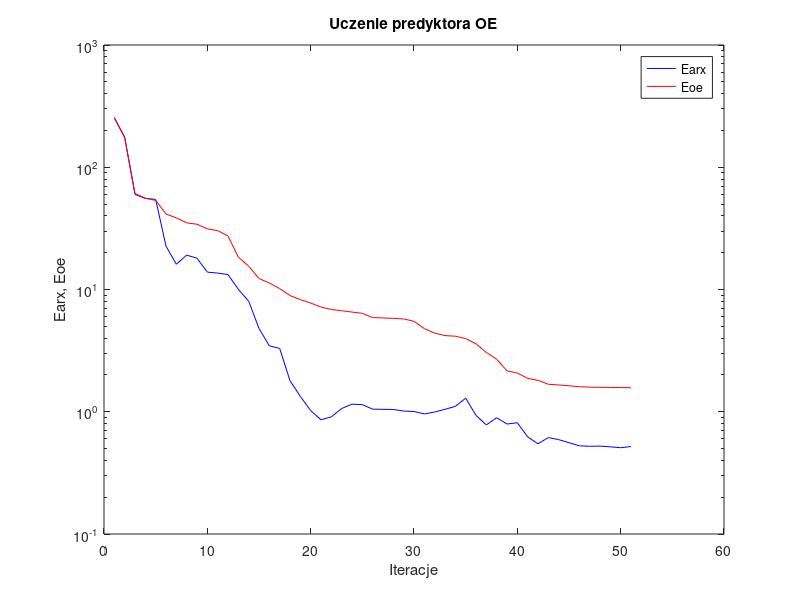
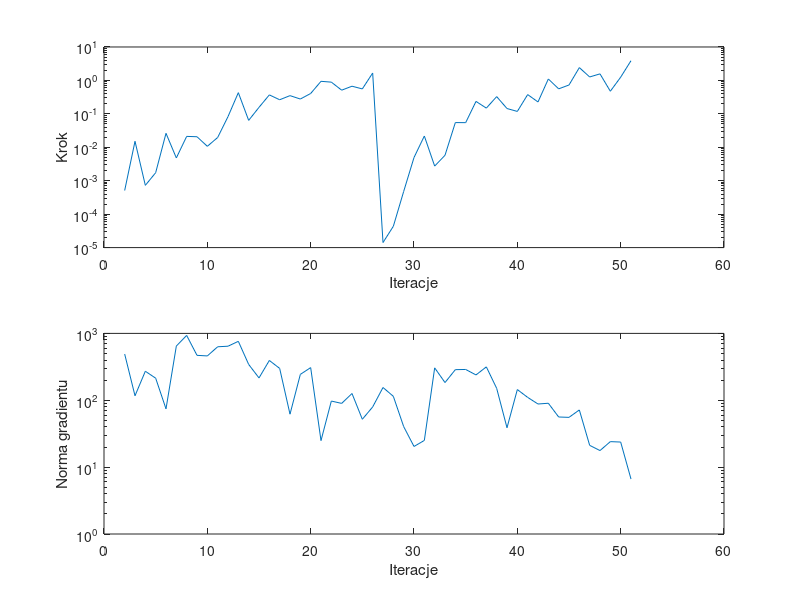

Recreate these plots in MATLAB, in order.
%uczenie predyktora oe
clear all;
n=0; farx(n+1)=2.547239e+002; foe(n+1)=2.528892e+002; wspucz(n+1)=0.000000e+000; ng(n+1)=0.000000e+000;
%odnowa zmiennej metryki
n=1; farx(n+1)=1.760502e+002; foe(n+1)=1.748082e+002; krok(n+1)=5.100741e-004; ng(n+1)=4.914118e+002;
n=2; farx(n+1)=5.996080e+001; foe(n+1)=6.083577e+001; krok(n+1)=1.511671e-002; ng(n+1)=1.167261e+002;
n=3; farx(n+1)=5.557935e+001; foe(n+1)=5.585521e+001; krok(n+1)=7.273797e-004; ng(n+1)=2.716208e+002;
n=4; farx(n+1)=5.461140e+001; foe(n+1)=5.357740e+001; krok(n+1)=1.739067e-003; ng(n+1)=2.138670e+002;
n=5; farx(n+1)=2.263873e+001; foe(n+1)=4.146498e+001; krok(n+1)=2.617232e-002; ng(n+1)=7.439246e+001;
n=6; farx(n+1)=1.609174e+001; foe(n+1)=3.853382e+001; krok(n+1)=4.800362e-003; ng(n+1)=6.468163e+002;
n=7; farx(n+1)=1.911010e+001; foe(n+1)=3.509330e+001; krok(n+1)=2.118041e-002; ng(n+1)=9.328159e+002;
n=8; farx(n+1)=1.802952e+001; foe(n+1)=3.418060e+001; krok(n+1)=2.067140e-002; ng(n+1)=4.695182e+002;
n=9; farx(n+1)=1.386561e+001; foe(n+1)=3.133393e+001; krok(n+1)=1.069268e-002; ng(n+1)=4.603108e+002;
n=10; farx(n+1)=1.362738e+001; foe(n+1)=3.031435e+001; krok(n+1)=1.964862e-002; ng(n+1)=6.308246e+002;
n=11; farx(n+1)=1.323552e+001; foe(n+1)=2.738497e+001; krok(n+1)=8.268560e-002; ng(n+1)=6.431919e+002;
n=12; farx(n+1)=1.003628e+001; foe(n+1)=1.839365e+001; krok(n+1)=4.306047e-001; ng(n+1)=7.609467e+002;
n=13; farx(n+1)=8.030190e+000; foe(n+1)=1.552954e+001; krok(n+1)=6.385486e-002; ng(n+1)=3.434489e+002;
n=14; farx(n+1)=4.797768e+000; foe(n+1)=1.228617e+001; krok(n+1)=1.565625e-001; ng(n+1)=2.157189e+002;
n=15; farx(n+1)=3.462108e+000; foe(n+1)=1.130271e+001; krok(n+1)=3.691454e-001; ng(n+1)=3.937926e+002;
n=16; farx(n+1)=3.295512e+000; foe(n+1)=1.018296e+001; krok(n+1)=2.640676e-001; ng(n+1)=2.994779e+002;
n=17; farx(n+1)=1.794861e+000; foe(n+1)=8.924928e+000; krok(n+1)=3.505976e-001; ng(n+1)=6.193225e+001;
n=18; farx(n+1)=1.334875e+000; foe(n+1)=8.262653e+000; krok(n+1)=2.775732e-001; ng(n+1)=2.437376e+002;
n=19; farx(n+1)=1.021882e+000; foe(n+1)=7.748021e+000; krok(n+1)=4.065930e-001; ng(n+1)=3.078033e+002;
n=20; farx(n+1)=8.601028e-001; foe(n+1)=7.181238e+000; krok(n+1)=9.397835e-001; ng(n+1)=2.492634e+001;
n=21; farx(n+1)=9.089398e-001; foe(n+1)=6.861718e+000; krok(n+1)=8.885059e-001; ng(n+1)=9.730288e+001;
n=22; farx(n+1)=1.062937e+000; foe(n+1)=6.708871e+000; krok(n+1)=5.108389e-001; ng(n+1)=8.977027e+001;
n=23; farx(n+1)=1.153376e+000; foe(n+1)=6.537763e+000; krok(n+1)=6.710813e-001; ng(n+1)=1.262316e+002;
n=24; farx(n+1)=1.143390e+000; foe(n+1)=6.384223e+000; krok(n+1)=5.571345e-001; ng(n+1)=5.196637e+001;
n=25; farx(n+1)=1.050218e+000; foe(n+1)=5.892571e+000; krok(n+1)=1.663205e+000; ng(n+1)=7.946183e+001;
%odnowa zmiennej metryki
n=26; farx(n+1)=1.046706e+000; foe(n+1)=5.852081e+000; krok(n+1)=1.416371e-005; ng(n+1)=1.552142e+002;
n=27; farx(n+1)=1.043510e+000; foe(n+1)=5.808853e+000; krok(n+1)=4.334515e-005; ng(n+1)=1.145419e+002;
n=28; farx(n+1)=1.013371e+000; foe(n+1)=5.742160e+000; krok(n+1)=4.770094e-004; ng(n+1)=4.039970e+001;
n=29; farx(n+1)=1.004606e+000; foe(n+1)=5.495061e+000; krok(n+1)=4.935931e-003; ng(n+1)=2.037050e+001;
n=30; farx(n+1)=9.597982e-001; foe(n+1)=4.785853e+000; krok(n+1)=2.173419e-002; ng(n+1)=2.507525e+001;
n=31; farx(n+1)=9.955236e-001; foe(n+1)=4.399305e+000; krok(n+1)=2.739044e-003; ng(n+1)=3.051523e+002;
n=32; farx(n+1)=1.046888e+000; foe(n+1)=4.196824e+000; krok(n+1)=5.767896e-003; ng(n+1)=1.840260e+002;
n=33; farx(n+1)=1.107079e+000; foe(n+1)=4.148428e+000; krok(n+1)=5.482403e-002; ng(n+1)=2.868823e+002;
n=34; farx(n+1)=1.291391e+000; foe(n+1)=3.969422e+000; krok(n+1)=5.455281e-002; ng(n+1)=2.888044e+002;
n=35; farx(n+1)=9.335803e-001; foe(n+1)=3.599720e+000; krok(n+1)=2.357265e-001; ng(n+1)=2.392516e+002;
n=36; farx(n+1)=7.798171e-001; foe(n+1)=3.056913e+000; krok(n+1)=1.484981e-001; ng(n+1)=3.156755e+002;
n=37; farx(n+1)=8.934867e-001; foe(n+1)=2.691391e+000; krok(n+1)=3.276650e-001; ng(n+1)=1.507819e+002;
n=38; farx(n+1)=7.934155e-001; foe(n+1)=2.161204e+000; krok(n+1)=1.443061e-001; ng(n+1)=3.878247e+001;
n=39; farx(n+1)=8.129535e-001; foe(n+1)=2.072669e+000; krok(n+1)=1.181740e-001; ng(n+1)=1.445533e+002;
n=40; farx(n+1)=6.232469e-001; foe(n+1)=1.874877e+000; krok(n+1)=3.768236e-001; ng(n+1)=1.104252e+002;
n=41; farx(n+1)=5.469548e-001; foe(n+1)=1.806253e+000; krok(n+1)=2.268451e-001; ng(n+1)=8.790676e+001;
n=42; farx(n+1)=6.149109e-001; foe(n+1)=1.678381e+000; krok(n+1)=1.104103e+000; ng(n+1)=9.022509e+001;
n=43; farx(n+1)=5.913373e-001; foe(n+1)=1.657215e+000; krok(n+1)=5.596492e-001; ng(n+1)=5.621902e+001;
n=44; farx(n+1)=5.585445e-001; foe(n+1)=1.631576e+000; krok(n+1)=7.296149e-001; ng(n+1)=5.549389e+001;
n=45; farx(n+1)=5.264320e-001; foe(n+1)=1.602128e+000; krok(n+1)=2.416435e+000; ng(n+1)=7.162711e+001;
n=46; farx(n+1)=5.221519e-001; foe(n+1)=1.590161e+000; krok(n+1)=1.269080e+000; ng(n+1)=2.116972e+001;
n=47; farx(n+1)=5.236852e-001; foe(n+1)=1.583946e+000; krok(n+1)=1.569476e+000; ng(n+1)=1.769378e+001;
n=48; farx(n+1)=5.164156e-001; foe(n+1)=1.580908e+000; krok(n+1)=4.747686e-001; ng(n+1)=2.406273e+001;
n=49; farx(n+1)=5.082393e-001; foe(n+1)=1.577799e+000; krok(n+1)=1.249330e+000; ng(n+1)=2.372378e+001;
n=50; farx(n+1)=5.192223e-001; foe(n+1)=1.572161e+000; krok(n+1)=3.887397e+000; ng(n+1)=6.633806e+000;

figure; semilogy(farx,'b'); hold on; semilogy(foe,'r'); xlabel('Iteracje'); ylabel('Earx, Eoe'); legend('Earx','Eoe'); title('Uczenie predyktora OE');
figure; subplot(2,1,1); semilogy(krok); xlabel('Iteracje'); ylabel('Krok');
subplot(2,1,2); semilogy(ng); xlabel('Iteracje'); ylabel('Norma gradientu');
Earx=farx(n+1)
Eoe=foe(n+1)
